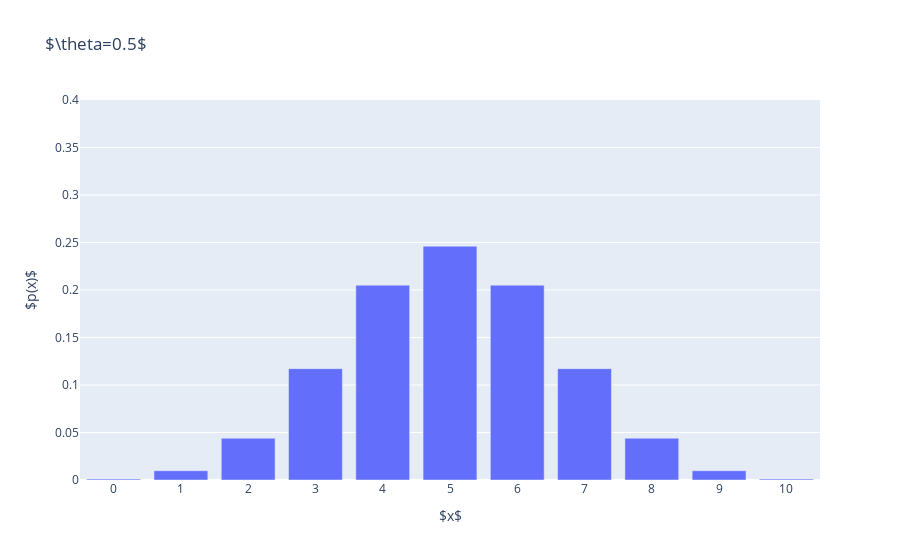
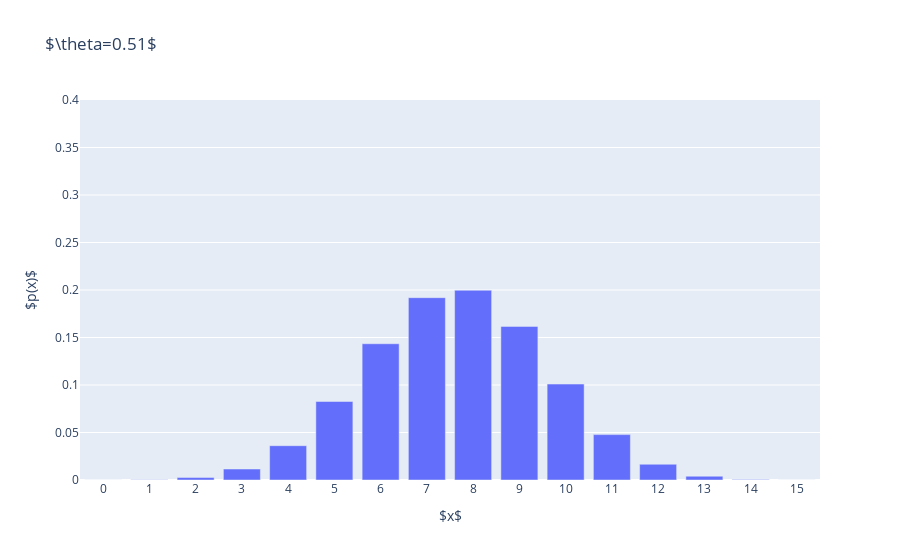

Notebook code for these charts, in order:
### Code cell
import plotly.express as px
import pandas as pd
from scipy.stats import binom
import jax.numpy as jnp
from ipywidgets import interact, FloatSlider, IntSlider


def plot_binomial_distribution(success_probability: float, num_trials: int):
    outcomes = jnp.arange(0, num_trials + 1)
    probabilities = binom.pmf(outcomes, num_trials, success_probability)
    df = pd.DataFrame({"Outcomes": outcomes, "Probabilities": probabilities})

    title = r"$\theta=" + str(success_probability) + "$"
    fig = px.bar(df, x="Outcomes", y="Probabilities", title=title, labels={"Outcomes": "$x$", "Probabilities": "$p(x)$"})
    fig.update_xaxes(range=[min(outcomes) - 0.5, max(outcomes) + 0.5], tickvals=outcomes)
    fig.update_yaxes(range=[0, 0.4])
    fig.show()

interact(
    plot_binomial_distribution, 
    success_probability=FloatSlider(value=0.5, min=0.0, max=1.0, step=0.01, description='Theta:'),
    num_trials=IntSlider(value=10, min=1, max=100, step=1))

### Figure 1 — Plotly figure (JSON) as saved in the notebook; plotly's stock layout.template omitted (floating-point values rounded to 4 significant figures)
{"data": [{"alignmentgroup": "True", "hovertemplate": "$x$=%{x}<br>$p(x)$=%{y}<extra></extra>", "legendgroup": "", "marker": {"color": "#636efa", "pattern": {"shape": ""}}, "name": "", "offsetgroup": "", "orientation": "v", "showlegend": false, "textposition": "auto", "type": "bar", "x": [0, 1, 2, 3, 4, 5, 6, 7, 8, 9, 10], "xaxis": "x", "y": [0.0009766, 0.009766, 0.04395, 0.1172, 0.2051, 0.2461, 0.2051, 0.1172, 0.04395, 0.009766, 0.0009766], "yaxis": "y"}], "layout": {"barmode": "relative", "legend": {"tracegroupgap": 0}, "title": {"text": "$\\theta=0.5$"}, "xaxis": {"anchor": "y", "domain": [0, 1], "range": [-0.5, 10.5], "tickvals": [0, 1, 2, 3, 4, 5, 6, 7, 8, 9, 10], "title": {"text": "$x$"}}, "yaxis": {"anchor": "x", "domain": [0, 1], "range": [0, 0.4], "title": {"text": "$p(x)$"}}}}

### Figure 2 — Plotly figure (JSON) as saved in the notebook; plotly's stock layout.template omitted (floating-point values rounded to 4 significant figures)
{"data": [{"alignmentgroup": "True", "hovertemplate": "$x$=%{x}<br>$p(x)$=%{y}<extra></extra>", "legendgroup": "", "marker": {"color": "#636efa", "pattern": {"shape": ""}}, "name": "", "offsetgroup": "", "orientation": "v", "showlegend": false, "textposition": "auto", "type": "bar", "x": [0, 1, 2, 3, 4, 5, 6, 7, 8, 9, 10, 11, 12, 13, 14, 15], "xaxis": "x", "y": [2.254e-05, 0.0003519, 0.002564, 0.01156, 0.03611, 0.08267, 0.1434, 0.1919, 0.1997, 0.1617, 0.101, 0.04777, 0.01657, 0.003981, 0.0005919, 4.107e-05], "yaxis": "y"}], "layout": {"barmode": "relative", "legend": {"tracegroupgap": 0}, "title": {"text": "$\\theta=0.51$"}, "xaxis": {"anchor": "y", "domain": [0, 1], "range": [-0.5, 15.5], "tickvals": [0, 1, 2, 3, 4, 5, 6, 7, 8, 9, 10, 11, 12, 13, 14, 15], "title": {"text": "$x$"}}, "yaxis": {"anchor": "x", "domain": [0, 1], "range": [0, 0.4], "title": {"text": "$p(x)$"}}}}
